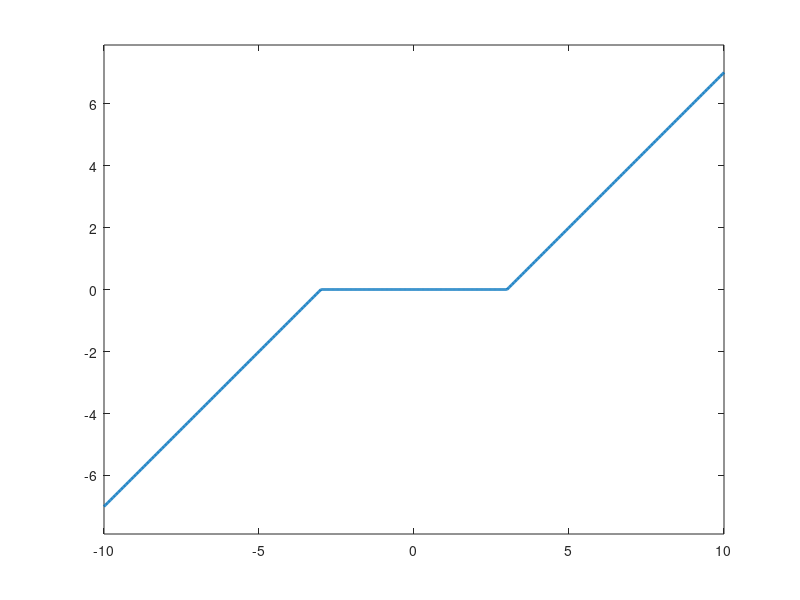

Here is the MATLAB script that generated this plot: (Note: this script raises an error after producing the figure.)
%% Matrix Completion with Nuclear Norm Minimization
% This numerical tour explore the use of convex relaxation to recover low
% rank matrices from a few measurements.

%%
% Special thanks to Jalal Fadili for useful comments and advices.

%% Rank and Singular Values
% The singular value decomposition of a matrix \(x \in \RR^{n \times n}\)
% reads
% \[ x = U S V^* = \sum_{i=0}^{n-1} s_i u_i v_i^* \]
% where \(S = \diag(s_i)_i\) is the diagonal matrix of singular values
% that satisfies
% \[ s_0 \geq \ldots s_{r-1} > 0 \qandq \forall i \geq r, \: s_i=0\]
% where \(r=\text{rank}(x)\) is the rank of the matrix \(x\).
% To emphasis the dependancy between the decomposition and \(x\) we will
% write \(s_i(x), U(x), S(x), V(x)\) when needed.

%%
% Note that the matrices \(U,V\) are orthogonal, and the \((u_i)_i\) and \((v_i)_i\) 
% are the columns of these matrices.

%%
% Size \(n \times n\) of the matrix.

n = 100;

%%
% Rank \(r\) of the matrix.

r = 10;

%%
% Generate a random matrix \(x_0 \in \RR^{n \times n} \) of rank \(r\), 
% as the product of Gaussian vectors.

x0 = randn(n,r)*randn(r,n);

%%
% Display the singular values. Only \(r\) are non zero, and they are
% clustered around the value \(n\).

plot(svd(x0), '.-');
axis tight;

%% Matrix Completion
% We consider here a simple measurement operator \(\Phi : \RR^{n \times n} \rightarrow \RR^P\) that retains only a
% sub-set of the entries of the matix.
% \[ \Phi x = ( x_i )_{i \in I} \]
% where \(\abs{I}=P\) is the set of extracted indexes.

%%
% One can of course consider other linear measurement operators.

%% 
% Number \(P\) of measurements.

P = round( n*log(n)*r*1 );

%%
% We use here a set of random sampling locations.

I = randperm(n*n); I = I(1:P); I = I(:);

%%
% Measurement operator and its adjoint.

Phi  = @(x)x(I);
PhiS= @(y)reshape( accumarray(I, y, [n*n 1], @sum), [n n]);

%%
% Measurement \(y=\Phi x_0\).

y = Phi(x0);

%%
% The low-rank matrix completion corresponds to the following non-convex
% minimization.
% \[ x^{\star} \in \uargmin{\Phi x = y} \text{rank}(x). \]


%% Noiseless Completion using Douglas Rachford
% To obtain fast algorithm, it is possible to convexify the objective
% function and use the nuclear norm \( \norm{x}_{\star} \)
% \[ x^{\star} \in \umin{\Phi x = y} \norm{x}_{\star} = \sum_i s_i(x) \]
% This is a convex problem, that can be solved efficiently, as we show next.


%%
% It is shown in 

%%
% _The Power of Convex Relaxation: Near-Optimal Matrix Completion_
% E. J. Candes and T. Tao, 
% IEEE Trans. Inform. Theory, 56(5), 2053-2080, 2009.

%%
% that if the columns of \(U(x_0)\) and \(V(x_0)\) have a small enough \(\ell^\infty\) norm, 
% and if \(P \geq C r n \log(n)\) for some absolute constant \(C\) then
% \(x^\star=x_0\).

%%
% This minimization can be written as 
% \[ \umin{ x } F(x) + G(x) \qwhereq
% \choice{
%       F(x) = i_{\Cc}(x), \\
%       G(x) = \norm{x}_{\star}.
%   }
% \]
% where \(\Cc = \enscond{x}{\Phi x =y}\).

%%
% One can solve this problem using the Douglas-Rachford iterations
% \[ \tilde x_{k+1} = \pa{1-\frac{\mu}{2}} \tilde x_k + 
%   \frac{\mu}{2} \text{rPox}_{\gamma G}( \text{rProx}_{\gamma F}(\tilde x_k)  ) 
%   \qandq x_{k+1} = \text{Prox}_{\gamma F}(\tilde x_{k+1},) \]

%%
% We have use the following definition for the proximal and
% reversed-proximal mappings:
% \[ \text{rProx}_{\gamma F}(x) = 2\text{Prox}_{\gamma F}(x)-x \]
% \[ \text{Prox}_{\gamma F}(x) = \uargmin{y} \frac{1}{2}\norm{x-y}^2 + \ga F(y). \]

%%
% One can show that for any value of \(\gamma>0\), any \( 0 < \mu < 2 \), 
% and any \(\tilde x_0\), \(x_k \rightarrow x^\star\)
% which is a solution of the minimization of \(F+G\).

%%
% \[ \text{Prox}_{\gamma F}(x) = \uargmin{y} \frac{1}{2}\norm{x-y}^2 + \ga F(y). \]

%% 
% The proximal operator of \(F\) is the orthogonal projection on \(\Cc\).
% It is computed as
% \[ \text{Prox}_{\ga F}(x) = x + \Phi^*(y-\Phi x). \]

ProxF = @(x,gamma)x + PhiS(y-Phi(x)); 

%%
% The proximal operator of \(G\) is the soft thresholding of the singular
% values
% \[ \text{Prox}_{\ga F}(x) = U(x) \rho_\la( S(x) ) V(x)^*  \]
% where, for \( S=\text{diag}(s_i)_i \)
% \[ \rho_\la(S) = \diag\pa{ \max(0,1-\la/\abs{s_i}) s_i  }_i. \]

%%
% Define \(\rho_\la\) as a diagonal operator.


SoftThresh = @(x,gamma)max(0,1-gamma./max(abs(x),1e-10)).*x;

%%
% Display it in 1-D.

t = linspace(-10,10,1000);
h = plot(t, SoftThresh(t,3)); axis tight; axis equal;
set(h, 'LineWidth', 2);

%%
% Define the proximal mapping \(\text{Prox}_{\ga F}\).

prod = @(a,b,c)a*b*c;
SoftThreshDiag = @(a,b,c,gamma)a*diag(SoftThresh(diag(b),gamma))*c';
ProxG = @(x,gamma)apply_multiple_ouput(@(a,b,c)SoftThreshDiag(a,b,c,gamma), @svd, x);

%%
% Compute the reversed prox operators.

rProxF = @(x,gamma)2*ProxF(x,gamma)-x;
rProxG = @(x,gamma)2*ProxG(x,gamma)-x;

%%
% Value for the \(0 < \mu < 2\) and \(\gamma>0\) parameters.
% You can use other values, this might speed up the convergence.

mu = 1;
gamma = 1;

%EXO
%% Implement the Douglas-Rachford iterative algorithm.
%% Keep track of the evolution of the nuclear norm \(G(x_k)\).
G = []; 
F = [];
x = x0;
x = zeros(n); 
tx = x;
niter = 500;
for i=1:niter
    tx = (1-mu/2)*tx + mu/2*rProxG( rProxF(tx,gamma),gamma );
    x = ProxF(tx,gamma);
    G(i) = sum(svd(x));
    F(i) = norm(y-Phi(x));
end
clf;
h = plot(G);
set(h, 'LineWidth', 2);
axis tight;
%EXO

%%
% In this case, the matrix is recovered exactly, \(A^\star=A_0\).

disp(['|A-A_0|/|A_0| = ' num2str(norm(x-x0)/norm(x), 2)]);

%EXO
%% Compute, for several value of rank \(r\), an empirical estimate of 
%% the ratio of rank-\(r\) random matrice than are exactly recovered using
%% nuclear norm minimization.
k = 30; % number of trial per sparsity
rmin = round(.5*P/(n*log(n)));
rmax = round(2*P/(n*log(n)));
rlist = rmin:2:rmax;
niter = 200;
R = zeros(length(rlist),1);
tol = .02;
for ir=1:length(rlist)
    % progressbar(ir,length(rlist));
    r = rlist(ir);
    for j=1:k
        x0 = randn(n,r)*randn(r,n);
        y = Phi(x0);
        ProxF = @(x,gamma)x + PhiS(y-Phi(x)); 
        rProxF = @(x,gamma)2*ProxF(x,gamma)-x;
        %
        x = x0; tx = x;
        for i=1:niter
            tx = (1-mu/2)*tx + mu/2*rProxG( rProxF(tx,gamma),gamma );
            x = ProxF(tx,gamma);
        end
        R(ir) = R(ir) + (norm(x-x0)/norm(x0)<tol);
    end    
end
clf;
h = plot(rlist, R/k); 
axis([min(rlist) max(rlist) -.05 1.05]);
xlabel('r');
set(h, 'LineWidth', 2);
%EXO


%% Noisy Completion using Forward-Backward
% In the case where \(x_0\) does not have low rank but a fast decreasing
% set
% of singular values \( (s_i(x_0))_i \), and if one has noisy observations
% \(y = \Phi x_0 + w\), where \(w \in \RR^P\) is some noise perturbation,
% then it makes sense to consider a Lagrangian minimization
% \[ \umin{x \in \RR^{n \times n}} \frac{1}{2}\norm{y-\Phi x}^2 + \la \norm{x}_{\star} \]
% where \(\la>0\) controls the sparsity of the singular values of the
% solution.

%%
% Construct a matrix with decaying singular values.

alpha = 1;
[U,R] = qr(randn(n));
[V,R] = qr(randn(n));
S = (1:n).^(-alpha);
x0 = U*diag(S)*V';

%%
% Display the spectrum.

clf;
h = plot(S); axis tight;
set(h, 'LineWidth', 2);

%%
% Number of measurements.

P = n*n/4; 

%%
% Measurement operator.

I = randperm(n*n); I = I(1:P); I = I(:);
Phi  = @(x)x(I);
PhiS= @(y)reshape( accumarray(I, y, [n*n 1], @sum), [n n]);

%%
% Noise level.

sigma = std(x0(:))/5;


%%
% Measurements \(y=\Phi x_0 + w\) where \(w \in \RR^P\) is a Gaussian white noise.

y = Phi(x0)+sigma*randn(P,1);

%%
% It is possible to find a minimizer of the Lagrangian minimization problem using the
% forward-backward method:
% \[ x_{k+1} = \text{Prox}_{\ga \lambda G}\pa{ x_k - \ga\Phi^*(\Phi x_k - y) }. \]
% where \(\ga < 2/\norm{\Phi^* \Phi} = 2. \)

%%
% Value for \(\lambda\).

lambda = .01;

%EXO
%% Implement the forward-backward method, monitor the decay of the enrgy
%% minimized by the algorithm.
niter = 200;
gamma = 1;
x = zeros(n);
E = [];
for i=1:niter
    x = ProxG( x - gamma * PhiS(Phi(x)-y), gamma*lambda );
    E(end+1) = 1/2*norm(Phi(x)-y, 'fro')^2 + lambda*sum(svd(x));
end
clf;
h = plot(E); axis tight; 
set(h, 'LineWidth', 2);
%EXO


%EXO
%% Plot the error \(\norm{x^\star-x_0}/\norm{x_0}\) as a function of the mutiplier
%% \(\lambda\).
%EXO